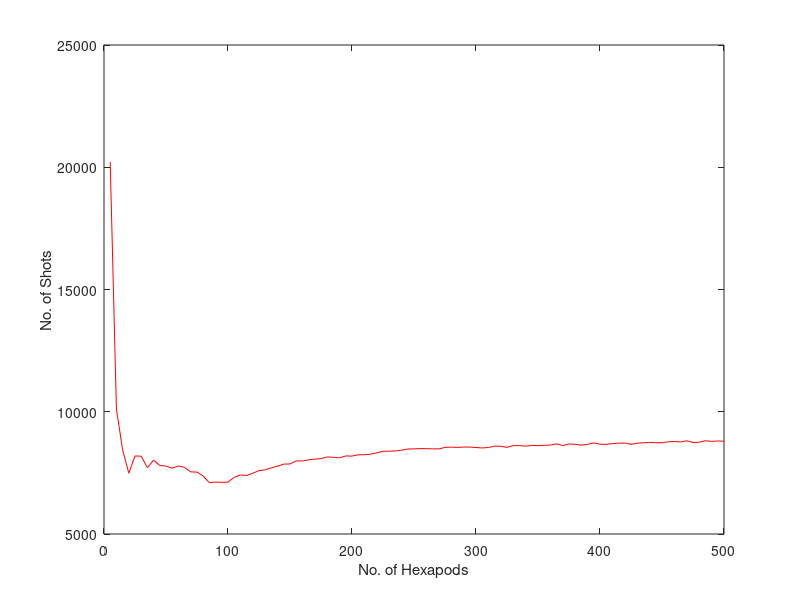
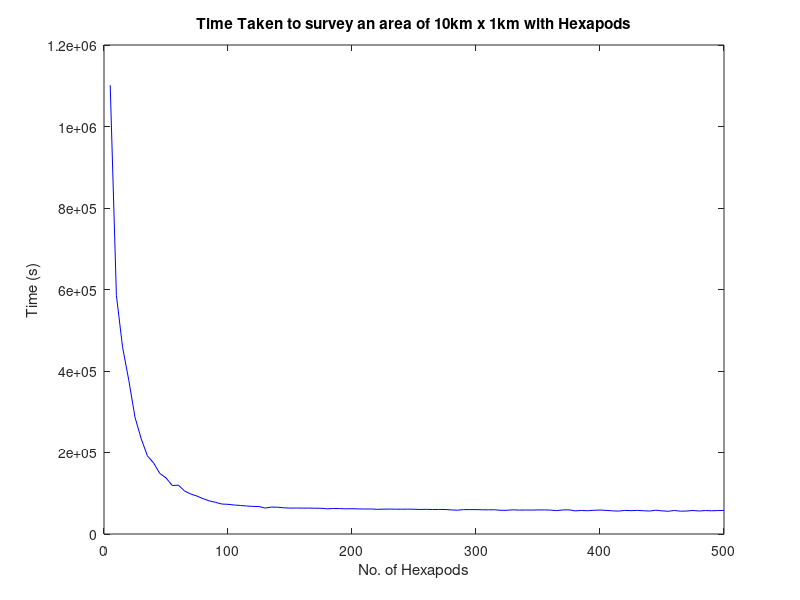

Recreate these plots in MATLAB, in order.
% Plot No. of Hex vs Time taken for deployment

A =[5 20221 1101393;
    10 10111 585065;
    15 8445 458088;
    20 7487 377114;
    25 8191 286432;
    30 8183 233689;
    35 7712 191949;
    40 8025 174387;
    45 7800 148571;
    50 7781 137741;
    55 7693 119035;
    60 7782 119776;
    65 7724 105545;
    70 7540 98109;
    75 7532 93081;
    80 7370 86543;
    85 7097 81163;
    90 7125 77660;
    95 7111 73555;
    100 7123 72839;
    105 7316 71108;
    110 7414 70091;
    115 7392 68724;
    120 7486 67760;
    125 7593 67403;
    130 7622 63631;
    135 7710 66106;
    140 7774 65697;
    145 7861 64343;
    150 7862 63559;
    155 7993 63712;
    160 7986 63525;
    165 8035 63679;
    170 8061 63281;
    175 8082 63208;
    180 8154 61751;
    185 8137 62617;
    190 8117 62381;
    195 8194 61792;
    200 8187 62113;
    205 8241 61597;
    210 8242 61309;
    215 8263 61462;
    220 8321 60572;
    225 8382 60950;
    230 8387 61206;
    235 8394 60948;
    240 8428 60831;
    245 8477 61042;
    250 8480 60839;
    255 8494 60154;
    260 8491 60593;
    265 8482 60084;
    270 8481 60281;
    275 8542 60165;
    280 8554 59090;
    285 8541 58413;
    290 8556 59844;
    295 8556 59844;
    300 8537 59906;
    305 8519 59444;
    310 8538 59313;
    315 8590 59456;
    320 8588 58123;
    325 8544 58248;
    330 8615 59394;
    335 8618 58652;
    340 8592 58881;
    345 8622 58675;
    350 8618 59115;
    355 8628 59089;
    360 8638 58726;
    365 8688 57344;
    370 8616 59064;
    375 8683 59343;
    380 8669 56660;
    385 8633 57816;
    390 8669 57082;
    395 8727 58174;
    400 8670 58825;
    405 8669 57938;
    410 8696 56843;
    415 8716 56165;
    420 8717 57905;
    425 8670 57240;
    430 8713 57963;
    435 8730 57070;
    440 8746 56359;
    445 8734 58420;
    450 8731 56782;
    455 8770 55807;
    460 8787 57710;
    465 8765 56007;
    470 8813 56427;
    475 8742 57716;
    480 8755 56426;
    485 8817 57539;
    490 8787 56925;
    495 8804 57521;
    500 8794 57823];

figure(1);
plot(A(:,1),A(:,2),'r-');
xlabel 'No. of Hexapods';
ylabel 'No. of Shots';
figure(2);
plot(A(:,1),A(:,3),'b-');
xlabel 'No. of Hexapods';
ylabel 'Time (s)';
title 'Time Taken to survey an area of 10km x 1km with Hexapods';
